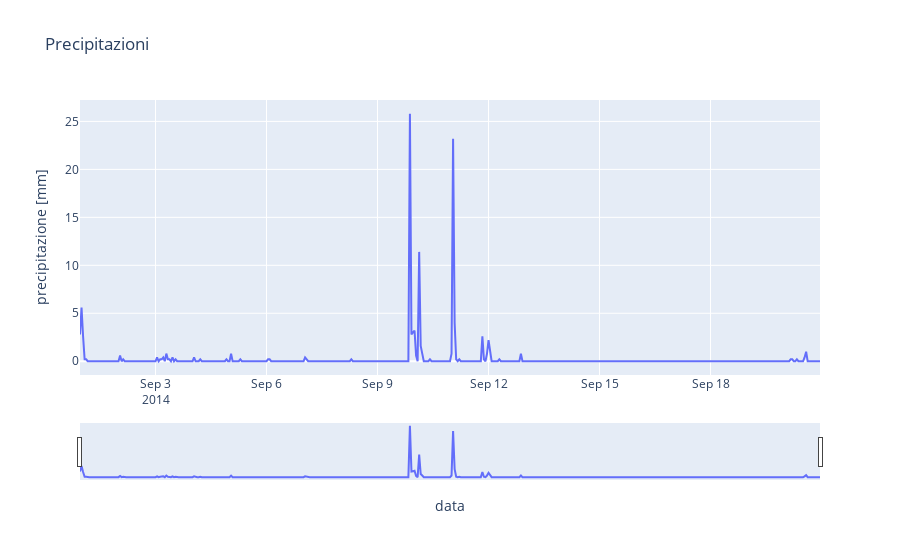

Source (notebook cell):
### Markdown cell above
#### Analisi della precipitazione

### Code cell
data = pd.read_csv('dati pluviometrici.csv',sep=',',usecols=[1,2])
import plotly.express as px
%matplotlib inline 

fig = px.line(data,x='data', y='precipitazione [mm]',title='Precipitazioni') 
fig.update_xaxes(rangeslider_visible=True)
fig.show()

### Figure 1 — Plotly figure (JSON) as saved in the notebook; plotly's stock layout.template omitted (floating-point values rounded to 4 significant figures; data arrays with more than 128 entries replaced by an {"elided": "..."} marker saying what was removed)
{"data": [{"hovertemplate": "data=%{x}<br>precipitazione [mm]=%{y}<extra></extra>", "legendgroup": "", "line": {"color": "#636efa", "dash": "solid"}, "marker": {"symbol": "circle"}, "mode": "lines", "name": "", "orientation": "v", "showlegend": false, "type": "scatter", "x": {"elided": "481 str values"}, "xaxis": "x", "y": {"elided": "481 float values"}, "yaxis": "y"}], "layout": {"autosize": true, "legend": {"tracegroupgap": 0}, "title": {"text": "Precipitazioni"}, "xaxis": {"anchor": "y", "autorange": true, "domain": [0, 1], "range": ["2014-08-31 23:00", "2014-09-20 23:00"], "rangeslider": {"autorange": true, "range": ["2014-08-31 23:00", "2014-09-20 23:00"], "visible": true, "yaxis": {"_template": null, "rangemode": "match"}}, "title": {"text": "data"}, "type": "date"}, "yaxis": {"anchor": "x", "autorange": true, "domain": [0, 1], "range": [-1.433, 27.23], "title": {"text": "precipitazione [mm]"}, "type": "linear"}}}
